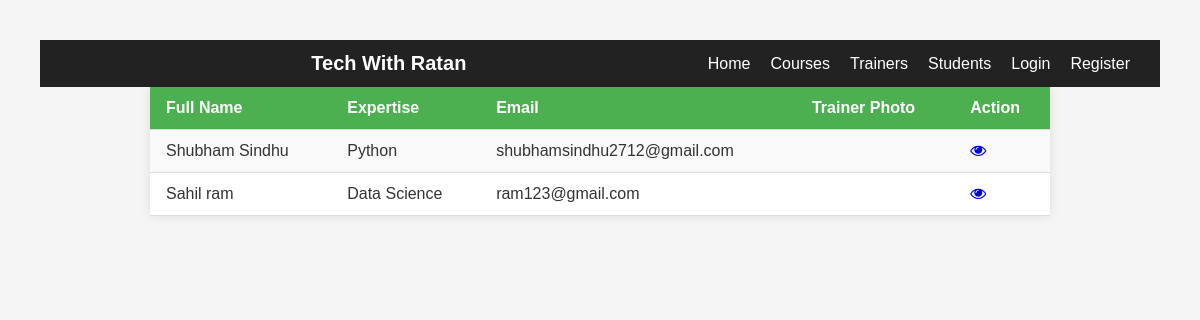
The app's page /academy/trainers/, older data.
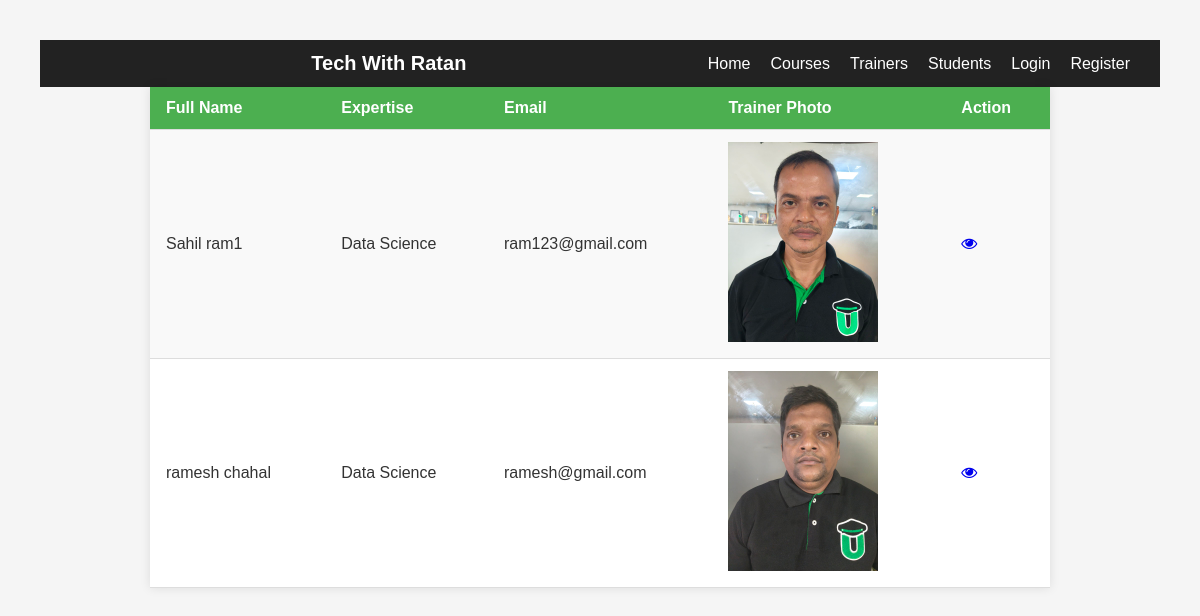
The same page, newer data.
### academy/models.py (models this page shows, shortened)
class Trainer(models.Model):
    first_name=models.CharField(max_length=100)
    last_name=models.CharField(max_length=100)
    email=models.EmailField(unique=True,blank=False, null=False)
    l=[
        ('Python','Python'),
        ('Django','Django'),
        ('Data Science','Data Science')
    ]
    expertise=models.CharField(choices=l,default='Python')
    trainer_photo=models.ImageField(upload_to='images/trainer_photo/')
    def full_name(self):
        return f"{self.first_name} {self.last_name}"

### academy/views.py (the view)
# urls.py: path('trainers/',get_trainers,name='get_trainers'),
def get_trainers(request):
    trainers = Trainer.objects.all()
    return render(request, 'academy/trainer_all.html', {'trainers': trainers})

### templates/academy/trainer_all.html (shortened to what this page needs)
<!DOCTYPE html>
{% load static %}
<html lang="en">
<head>
    <link rel="stylesheet" href="{% static 'css/style.css'%}">
    <link rel="stylesheet" href="https://cdnjs.cloudflare.com/ajax/libs/font-awesome/4.7.0/css/font-awesome.min.css">
</head>
<body>
  <nav class="navbar">
    <div class="nav-logo">Tech With Ratan</div>
    <ul class="nav-links">
        <li><a href="{% url 'home' %}">Home</a></li>
        <li><a href="{% url 'get_courses' %}">Courses</a></li>
        <li><a href="{% url 'get_trainers' %}">Trainers</a></li>
        <li><a href="{% url 'get_students' %}">Students</a></li>
        {% if user.is_authenticated   %}
        <li><a href="{%url 'logout'%}">logout</a></li>
        {%else%}
        <li><a href="{% url 'login' %}">Login</a></li>
        <li><a href="{% url 'register' %}">Register</a></li>
        {%endif%}
    </ul>
</nav>
    <div>
        <table >
            <tr>
              <th>full name</th>
              <th>Expertise</th>
              <th>Email</th>
              <th>trainer photo</th>
              <th>Action</th>
            </tr>
            {% for trainer in trainers %}
            <tr>
              <td>{{trainer.full_name}}</td>
              <td>{{trainer.expertise}}</td>
              <td>{{trainer.email}}</td>
              <td><img src="{{trainer.trainer_photo.url}}" alt="" width="150"></td>
              <td>
                <div>
                  <a href="{% url 'trainer' trainer.id %}"><i class="fa fa-eye"></i> </a>
                </div>
              </td>
            </tr>
            {% endfor %}
          </table>
    </div>
</body>
</html>

### training_portal/static/css/style.css (style rules this page uses)
body { font-family: Arial, sans-serif; background-color: #f5f5f5; margin: 0; padding: 40px; }
div { max-width: 900px; margin: 0 auto; }
table { width: 100%; border-collapse: collapse; background: white; box-shadow: 0 0 10px rgba(0,0,0,0.1); }
th, td { padding: 12px 16px; border-bottom: 1px solid #ddd; text-align: left; }
th { background-color: #4CAF50; color: white; text-transform: capitalize; }
tr:nth-child(even) { background-color: #f9f9f9; }
td { color: #333; }
.navbar { display: flex; justify-content: space-between; align-items: center; padding: 12px 30px; background: #222; }
.nav-logo { color: white; font-size: 20px; font-weight: bold; }
.nav-links { list-style: none; display: flex; gap: 20px; margin: 0; padding: 0; }
.nav-links a { text-decoration: none; color: white; font-size: 16px; }

Row changes from the older to the newer data that the page shows:
removed Trainer: full_name "Shubham Sindhu", expertise "Python", email "shubhamsindhu2712@gmail.com"
changed Trainer "ram123@gmail.com": full_name "Sahil ram" → "Sahil ram1"; trainer_photo: picture added
added Trainer: full_name "ramesh chahal", expertise "Data Science", email "ramesh@gmail.com", trainer_photo (picture)
